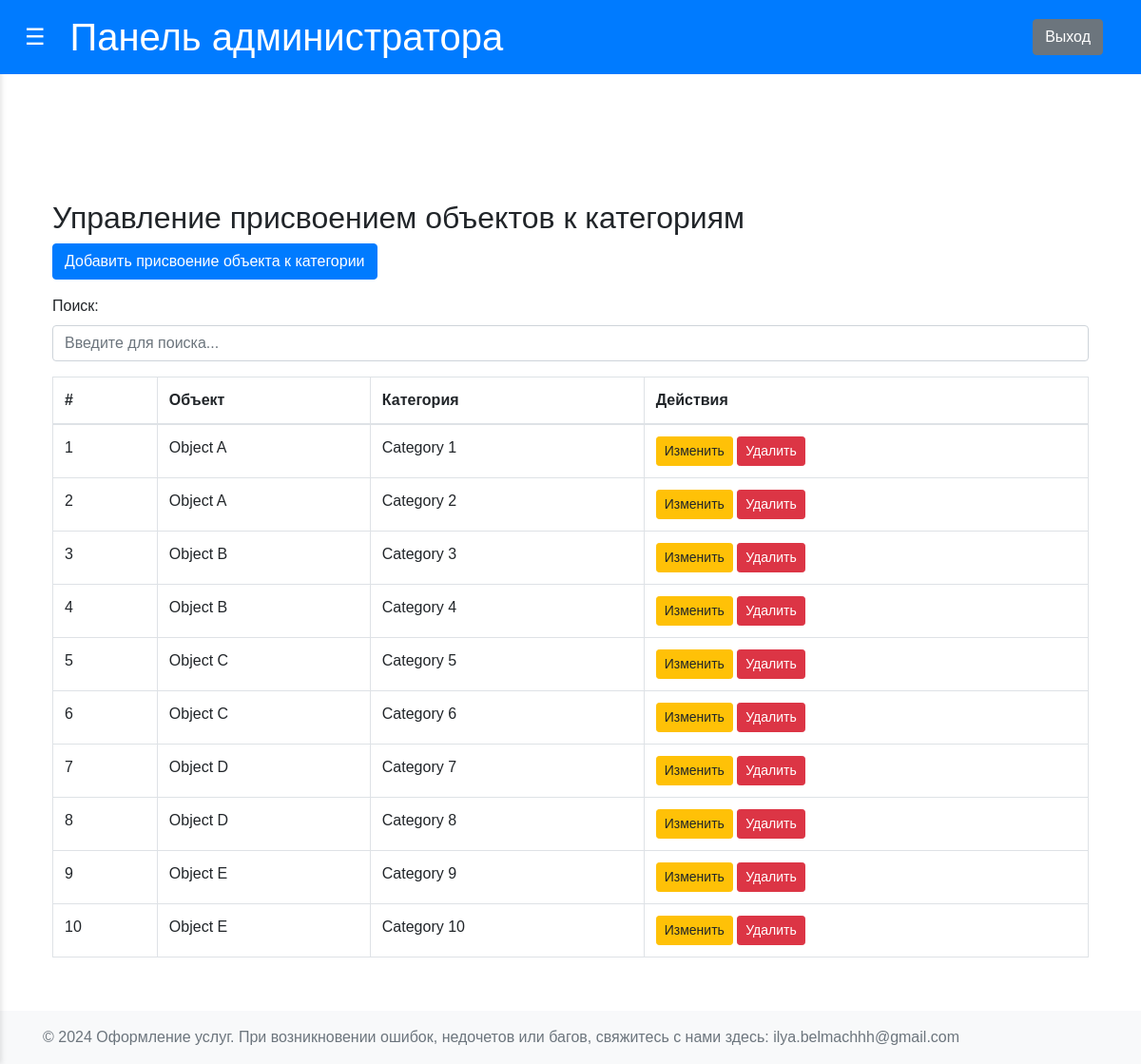
The page /admin/objectscategories (signed in) on the database its author committed.
### app/models.py (models this page shows, shortened)
class ObjectsCategories(db.Model):
    __tablename__ = 'ObjectsCategories'
    id = db.Column(db.Integer, primary_key=True)
    object_id = db.Column(db.Integer, db.ForeignKey('ServiceObjects.id'), nullable=False)
    cat_id = db.Column(db.Integer, db.ForeignKey('Categories.id'), nullable=False)
    object = db.relationship("ServiceObjects", backref=db.backref("ObjectsCategories", lazy=True))
    category = db.relationship("Categories", backref=db.backref("ObjectsCategories", lazy=True))

class ServiceObjects(db.Model):
    __tablename__ = 'ServiceObjects'
    id = db.Column(db.Integer, primary_key=True)
    object_name = db.Column(db.String(150), nullable=False)
    cost = db.Column(db.Float, nullable=False)
    ordered_objects = db.relationship("OrderedObjects", cascade="all,delete", backref="ServiceObjects")
    object_categories = db.relationship("ObjectsCategories", cascade="all,delete", backref="ServiceObjects")
    ordered_object_categories = db.relationship("OrderedObjectCategories", cascade="all,delete", backref="ServiceObjects")

class Categories(db.Model):
    __tablename__ = 'Categories'
    id = db.Column(db.Integer, primary_key=True)
    cat_name = db.Column(db.String, nullable=False)

### app/admin/routs.py (the view)
@admin.route('/admin/objectscategories')
def manage_objectscategories():
    if session.get('role') != 'admin':
        return redirect(url_for('users.login'))
    objectscategories = ObjectsCategories.query.order_by(ObjectsCategories.object_id)
    objects = ServiceObjects.query.all()
    categories = Categories.query.all()
    return render_template('admin/manage_objectscategories.html', objectscategories=objectscategories, objects=objects, categories=categories)

### app/templates/admin/manage_objectscategories.html
{% extends 'admin/dashboard_admin_base.html' %}
{% block content %}
<div class="container mt-4">
    <h2>Управление присвоением объектов к категориям</h2>
    <a href="{{ url_for('admin.add_objectcategory_form') }}" class="btn btn-primary mb-3">Добавить присвоение объекта к категории</a>
    <div class="mb-3">
        <label for="searchInput" class="form-label">Поиск:</label>
        <input type="text" id="searchInput" class="form-control" placeholder="Введите для поиска...">
    </div>
    <table class="table table-bordered">
        <thead>
            <tr>
                <th>#</th>
                <th>Объект</th>
                <th>Категория</th>
                <th>Действия</th>
            </tr>
        </thead>
        <tbody>
            {% for objectcategory in objectscategories %}
            <tr>
                <td>{{ loop.index }}</td>
                <td>{{ objectcategory.object.object_name }}</td>
                <td>{{ objectcategory.category.cat_name }}</td>
                <td>
                    <a href="{{ url_for('admin.edit_objectcategory_form', id=objectcategory.id) }}" class="btn btn-warning btn-sm">Изменить</a>
                    <form action="{{ url_for('admin.delete_objectcategory', id=objectcategory.id) }}" method="POST" style="display:inline;">
                        <button type="submit" class="btn btn-danger btn-sm">Удалить</button>
                    </form>
                </td>
            </tr>
            {% endfor %}
        </tbody>
    </table>
</div>
{% endblock %}

### app/static/css/styles.css (style rules this page uses)
body { font-family: Arial, sans-serif; margin: 0; display: flex; height: 100vh; overflow: hidden; }
main h2 { margin-top: 0; }

### rows shown on the page
ObjectsCategories: object.object_name "Object A", category.cat_name "Category 1"
ObjectsCategories: object.object_name "Object A", category.cat_name "Category 2"
ObjectsCategories: object.object_name "Object B", category.cat_name "Category 3"
ObjectsCategories: object.object_name "Object B", category.cat_name "Category 4"
ObjectsCategories: object.object_name "Object C", category.cat_name "Category 5"
ObjectsCategories: object.object_name "Object C", category.cat_name "Category 6"
ObjectsCategories: object.object_name "Object D", category.cat_name "Category 7"
ObjectsCategories: object.object_name "Object D", category.cat_name "Category 8"
ObjectsCategories: object.object_name "Object E", category.cat_name "Category 9"
ObjectsCategories: object.object_name "Object E", category.cat_name "Category 10"
